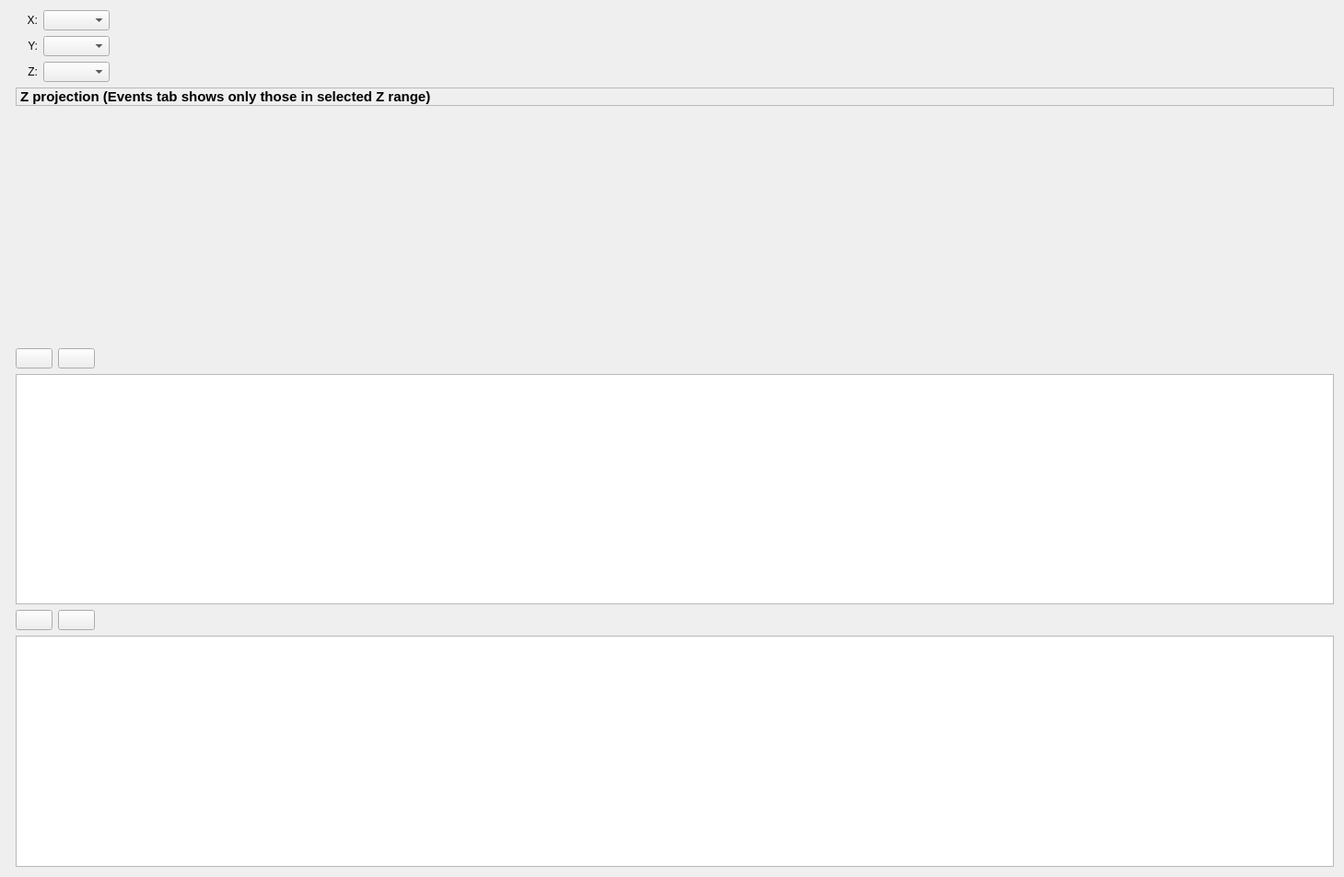
<?xml version="1.0" encoding="UTF-8"?>
<ui version="4.0">
 <class>Analyzer</class>
 <widget class="QWidget" name="Analyzer">
  <property name="geometry">
   <rect>
    <x>0</x>
    <y>0</y>
    <width>1459</width>
    <height>952</height>
   </rect>
  </property>
  <property name="windowTitle">
   <string>Analyzer</string>
  </property>
  <property name="windowIcon">
   <iconset>
    <normaloff>:/new/icons/qpx.xpm</normaloff>:/new/icons/qpx.xpm</iconset>
  </property>
  <layout class="QGridLayout" name="gridLayout">
   <item row="1" column="0">
    <layout class="QHBoxLayout" name="horizontalLayout_5">
     <item>
      <widget class="QLabel" name="label_9">
       <property name="minimumSize">
        <size>
         <width>30</width>
         <height>0</height>
        </size>
       </property>
       <property name="text">
        <string>Y:</string>
       </property>
       <property name="alignment">
        <set>Qt::AlignRight|Qt::AlignTrailing|Qt::AlignVCenter</set>
       </property>
      </widget>
     </item>
     <item>
      <widget class="QComboBox" name="comboWeightsY">
       <property name="sizeAdjustPolicy">
        <enum>QComboBox::AdjustToContents</enum>
       </property>
      </widget>
     </item>
     <item>
      <widget class="QLabel" name="labelY">
       <property name="sizePolicy">
        <sizepolicy hsizetype="Expanding" vsizetype="Preferred">
         <horstretch>0</horstretch>
         <verstretch>0</verstretch>
        </sizepolicy>
       </property>
       <property name="minimumSize">
        <size>
         <width>0</width>
         <height>0</height>
        </size>
       </property>
       <property name="text">
        <string/>
       </property>
       <property name="alignment">
        <set>Qt::AlignLeading|Qt::AlignLeft|Qt::AlignVCenter</set>
       </property>
      </widget>
     </item>
    </layout>
   </item>
   <item row="3" column="0">
    <layout class="QHBoxLayout" name="horizontalLayout_2">
     <item>
      <layout class="QVBoxLayout" name="verticalLayout_2">
       <item>
        <widget class="QPlot::Plot2D" name="plot2D" native="true">
         <property name="sizePolicy">
          <sizepolicy hsizetype="Preferred" vsizetype="MinimumExpanding">
           <horstretch>0</horstretch>
           <verstretch>0</verstretch>
          </sizepolicy>
         </property>
        </widget>
       </item>
      </layout>
     </item>
     <item>
      <layout class="QVBoxLayout" name="verticalLayout">
       <item>
        <widget class="QLabel" name="label">
         <property name="font">
          <font>
           <pointsize>11</pointsize>
           <weight>75</weight>
           <bold>true</bold>
          </font>
         </property>
         <property name="frameShape">
          <enum>QFrame::StyledPanel</enum>
         </property>
         <property name="frameShadow">
          <enum>QFrame::Sunken</enum>
         </property>
         <property name="lineWidth">
          <number>2</number>
         </property>
         <property name="midLineWidth">
          <number>0</number>
         </property>
         <property name="text">
          <string>Z projection (Events tab shows only those in selected Z range)</string>
         </property>
        </widget>
       </item>
       <item>
        <widget class="QPlot::Multi1D" name="plotHistogram" native="true">
         <property name="sizePolicy">
          <sizepolicy hsizetype="Preferred" vsizetype="MinimumExpanding">
           <horstretch>0</horstretch>
           <verstretch>0</verstretch>
          </sizepolicy>
         </property>
        </widget>
       </item>
       <item>
        <layout class="QHBoxLayout" name="horizontalLayout_4">
         <item>
          <widget class="QPushButton" name="pushAddBox">
           <property name="text">
            <string/>
           </property>
           <property name="icon">
            <iconset resource="resources/tpccres.qrc">
             <normaloff>:/icons/oxy/16/edit_add.png</normaloff>:/icons/oxy/16/edit_add.png</iconset>
           </property>
          </widget>
         </item>
         <item>
          <widget class="QPushButton" name="pushRemoveBox">
           <property name="text">
            <string/>
           </property>
           <property name="icon">
            <iconset resource="resources/tpccres.qrc">
             <normaloff>:/icons/oxy/16/editdelete.png</normaloff>:/icons/oxy/16/editdelete.png</iconset>
           </property>
          </widget>
         </item>
         <item>
          <widget class="QLabel" name="label_11">
           <property name="sizePolicy">
            <sizepolicy hsizetype="Expanding" vsizetype="Preferred">
             <horstretch>0</horstretch>
             <verstretch>0</verstretch>
            </sizepolicy>
           </property>
           <property name="minimumSize">
            <size>
             <width>0</width>
             <height>0</height>
            </size>
           </property>
           <property name="text">
            <string/>
           </property>
           <property name="alignment">
            <set>Qt::AlignRight|Qt::AlignTrailing|Qt::AlignVCenter</set>
           </property>
          </widget>
         </item>
        </layout>
       </item>
       <item>
        <widget class="QTableView" name="tableBoxes">
         <property name="sizePolicy">
          <sizepolicy hsizetype="Preferred" vsizetype="Expanding">
           <horstretch>0</horstretch>
           <verstretch>0</verstretch>
          </sizepolicy>
         </property>
        </widget>
       </item>
       <item>
        <layout class="QHBoxLayout" name="horizontalLayout_7">
         <item>
          <widget class="QPushButton" name="pushAddTest">
           <property name="text">
            <string/>
           </property>
           <property name="icon">
            <iconset resource="resources/tpccres.qrc">
             <normaloff>:/icons/oxy/16/edit_add.png</normaloff>:/icons/oxy/16/edit_add.png</iconset>
           </property>
          </widget>
         </item>
         <item>
          <widget class="QPushButton" name="pushRemoveTest">
           <property name="text">
            <string/>
           </property>
           <property name="icon">
            <iconset resource="resources/tpccres.qrc">
             <normaloff>:/icons/oxy/16/editdelete.png</normaloff>:/icons/oxy/16/editdelete.png</iconset>
           </property>
          </widget>
         </item>
         <item>
          <widget class="QLabel" name="label_13">
           <property name="sizePolicy">
            <sizepolicy hsizetype="Expanding" vsizetype="Preferred">
             <horstretch>0</horstretch>
             <verstretch>0</verstretch>
            </sizepolicy>
           </property>
           <property name="minimumSize">
            <size>
             <width>0</width>
             <height>0</height>
            </size>
           </property>
           <property name="text">
            <string/>
           </property>
           <property name="alignment">
            <set>Qt::AlignRight|Qt::AlignTrailing|Qt::AlignVCenter</set>
           </property>
          </widget>
         </item>
        </layout>
       </item>
       <item>
        <widget class="QTableView" name="tableTests">
         <property name="sizePolicy">
          <sizepolicy hsizetype="Preferred" vsizetype="Expanding">
           <horstretch>0</horstretch>
           <verstretch>0</verstretch>
          </sizepolicy>
         </property>
        </widget>
       </item>
      </layout>
     </item>
    </layout>
   </item>
   <item row="0" column="0">
    <layout class="QHBoxLayout" name="horizontalLayout_6">
     <item>
      <widget class="QLabel" name="label_14">
       <property name="minimumSize">
        <size>
         <width>30</width>
         <height>0</height>
        </size>
       </property>
       <property name="text">
        <string>X:</string>
       </property>
       <property name="alignment">
        <set>Qt::AlignRight|Qt::AlignTrailing|Qt::AlignVCenter</set>
       </property>
      </widget>
     </item>
     <item>
      <widget class="QComboBox" name="comboWeightsX">
       <property name="sizeAdjustPolicy">
        <enum>QComboBox::AdjustToContents</enum>
       </property>
      </widget>
     </item>
     <item>
      <widget class="QLabel" name="labelX">
       <property name="sizePolicy">
        <sizepolicy hsizetype="Expanding" vsizetype="Preferred">
         <horstretch>0</horstretch>
         <verstretch>0</verstretch>
        </sizepolicy>
       </property>
       <property name="minimumSize">
        <size>
         <width>0</width>
         <height>0</height>
        </size>
       </property>
       <property name="text">
        <string/>
       </property>
       <property name="alignment">
        <set>Qt::AlignLeading|Qt::AlignLeft|Qt::AlignVCenter</set>
       </property>
      </widget>
     </item>
    </layout>
   </item>
   <item row="2" column="0">
    <layout class="QHBoxLayout" name="horizontalLayout_3">
     <item>
      <widget class="QLabel" name="label_7">
       <property name="minimumSize">
        <size>
         <width>30</width>
         <height>0</height>
        </size>
       </property>
       <property name="text">
        <string>Z:</string>
       </property>
       <property name="alignment">
        <set>Qt::AlignRight|Qt::AlignTrailing|Qt::AlignVCenter</set>
       </property>
      </widget>
     </item>
     <item>
      <widget class="QComboBox" name="comboWeightsZ">
       <property name="sizeAdjustPolicy">
        <enum>QComboBox::AdjustToContents</enum>
       </property>
      </widget>
     </item>
     <item>
      <widget class="QLabel" name="labelZ">
       <property name="sizePolicy">
        <sizepolicy hsizetype="Expanding" vsizetype="Preferred">
         <horstretch>0</horstretch>
         <verstretch>0</verstretch>
        </sizepolicy>
       </property>
       <property name="minimumSize">
        <size>
         <width>0</width>
         <height>0</height>
        </size>
       </property>
       <property name="text">
        <string/>
       </property>
       <property name="alignment">
        <set>Qt::AlignLeading|Qt::AlignLeft|Qt::AlignVCenter</set>
       </property>
      </widget>
     </item>
    </layout>
   </item>
  </layout>
 </widget>
 <customwidgets>
  <customwidget>
   <class>QPlot::Multi1D</class>
   <extends>QWidget</extends>
   <header>qp_multi1d.h</header>
   <container>1</container>
  </customwidget>
  <customwidget>
   <class>QPlot::Plot2D</class>
   <extends>QWidget</extends>
   <header>qp_2d.h</header>
   <container>1</container>
  </customwidget>
 </customwidgets>
 <resources>
  <include location="resources/tpccres.qrc"/>
 </resources>
 <connections/>
</ui>
